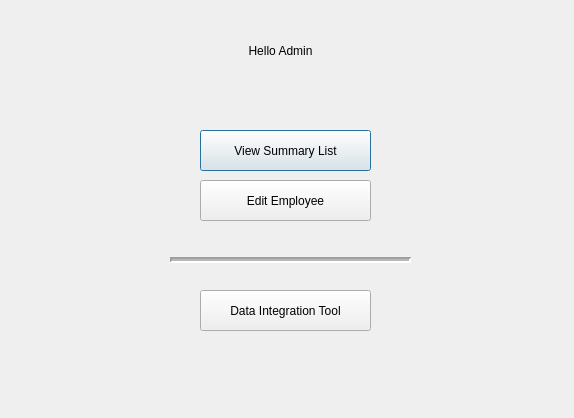
<?xml version="1.0" encoding="UTF-8"?>
<ui version="4.0">
 <class>SecondWindow</class>
 <widget class="QDialog" name="SecondWindow">
  <property name="geometry">
   <rect>
    <x>0</x>
    <y>0</y>
    <width>574</width>
    <height>418</height>
   </rect>
  </property>
  <property name="windowTitle">
   <string>cuNICS v1.0 -- Main Menu</string>
  </property>
  <widget class="QPushButton" name="pushButton">
   <property name="geometry">
    <rect>
     <x>200</x>
     <y>130</y>
     <width>171</width>
     <height>41</height>
    </rect>
   </property>
   <property name="text">
    <string>View Summary List</string>
   </property>
  </widget>
  <widget class="QPushButton" name="pushButton_2">
   <property name="geometry">
    <rect>
     <x>200</x>
     <y>180</y>
     <width>171</width>
     <height>41</height>
    </rect>
   </property>
   <property name="text">
    <string>Edit Employee</string>
   </property>
  </widget>
  <widget class="QPushButton" name="pushButton_3">
   <property name="geometry">
    <rect>
     <x>200</x>
     <y>290</y>
     <width>171</width>
     <height>41</height>
    </rect>
   </property>
   <property name="text">
    <string>Data Integration Tool</string>
   </property>
  </widget>
  <widget class="Line" name="line">
   <property name="enabled">
    <bool>true</bool>
   </property>
   <property name="geometry">
    <rect>
     <x>170</x>
     <y>240</y>
     <width>241</width>
     <height>41</height>
    </rect>
   </property>
   <property name="acceptDrops">
    <bool>false</bool>
   </property>
   <property name="lineWidth">
    <number>2</number>
   </property>
   <property name="midLineWidth">
    <number>2</number>
   </property>
   <property name="orientation">
    <enum>Qt::Horizontal</enum>
   </property>
  </widget>
  <widget class="QLabel" name="label">
   <property name="geometry">
    <rect>
     <x>200</x>
     <y>30</y>
     <width>161</width>
     <height>41</height>
    </rect>
   </property>
   <property name="text">
    <string>Hello Admin</string>
   </property>
   <property name="alignment">
    <set>Qt::AlignCenter</set>
   </property>
  </widget>
 </widget>
 <resources/>
 <connections/>
</ui>
